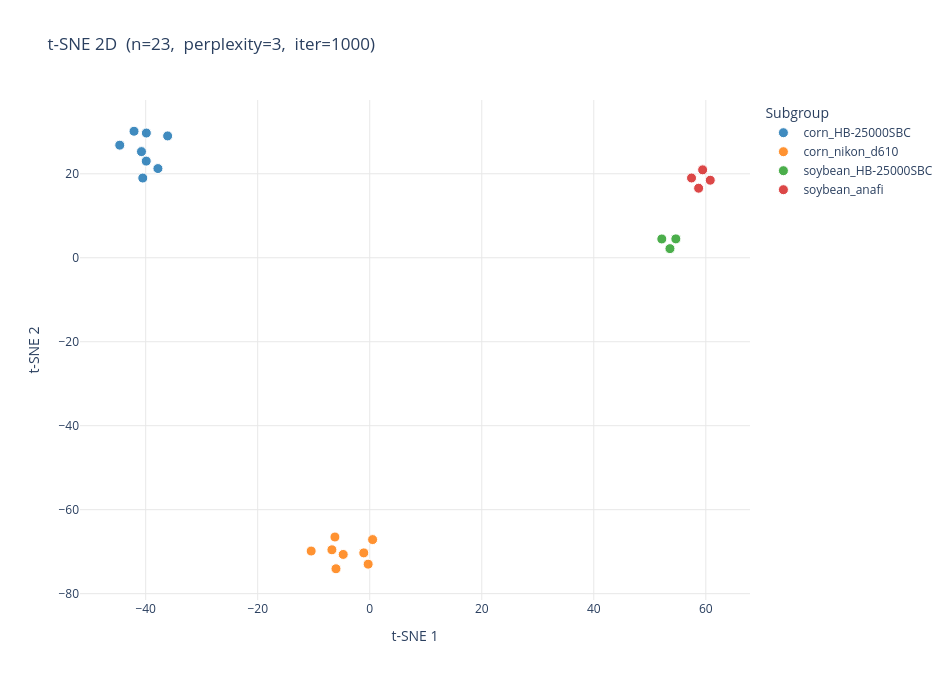

Write notebook code for a chart like this one.
### Markdown cell above
#### t-SNE — 2D

t-SNE preserves local neighborhood structure. Well-separated clusters indicate the model has learned class-discriminative features.

### Code cell
plot_tsne(embeddings, result, output_path=None, dimensions=2)

### Figure 1 — Plotly figure (JSON) as saved in the notebook; plotly's stock layout.template omitted (floating-point values rounded to 4 significant figures)
{"data": [{"hovertemplate": "%{text}<extra>corn_HB-25000SBC</extra>", "marker": {"color": "#1f77b4", "line": {"color": "white", "width": 1}, "opacity": 0.85, "size": 10}, "mode": "markers", "name": "corn_HB-25000SBC", "text": ["images/corn_HB-25000SBC/220622-225403-corn-HB-25000SBC-54e94639.png", "images/corn_HB-25000SBC/220622-225403-corn-HB-25000SBC-af33e7ca.png", "images/corn_HB-25000SBC/220622-225403-corn-HB-25000SBC-fda2adee.png", "images/corn_HB-25000SBC/220622-225404-corn-HB-25000SBC-58235c1f.png", "images/corn_HB-25000SBC/220622-225405-corn-HB-25000SBC-328a4c61.png", "images/corn_HB-25000SBC/220622-225405-corn-HB-25000SBC-68fd040c.png", "images/corn_HB-25000SBC/220622-225405-corn-HB-25000SBC-7a2bde6a.png", "images/corn_HB-25000SBC/220622-225405-corn-HB-25000SBC-a45a936e.png"], "type": "scatter", "x": [-40.52, -39.9, -37.81, -40.75, -39.88, -44.63, -42.08, -36.08], "y": [18.98, 23.01, 21.24, 25.28, 29.7, 26.81, 30.13, 29.01]}, {"hovertemplate": "%{text}<extra>corn_nikon_d610</extra>", "marker": {"color": "#ff7f0e", "line": {"color": "white", "width": 1}, "opacity": 0.85, "size": 10}, "mode": "markers", "name": "corn_nikon_d610", "text": ["images/corn_nikon_d610/190627-090900-corn-nikon_d610-bded43cb.JPG", "images/corn_nikon_d610/190627-090901-corn-nikon_d610-67679dac.JPG", "images/corn_nikon_d610/190627-091105-corn-nikon_d610-8d6b86d0.JPG", "images/corn_nikon_d610/190627-091202-corn-nikon_d610-b7725cb0.JPG", "images/corn_nikon_d610/190627-090803-corn-nikon_d610-84e374af.JPG", "images/corn_nikon_d610/190627-091502-corn-nikon_d610-ba4f7547.JPG", "images/corn_nikon_d610/190627-091503-corn-nikon_d610-e2cc5642.JPG", "images/corn_nikon_d610/190627-091801-corn-nikon_d610-94fd680b.JPG"], "type": "scatter", "x": [0.5127, -6.025, -6.215, -4.736, -0.2828, -10.45, -1.062, -6.753], "y": [-67.13, -74.07, -66.51, -70.66, -72.98, -69.85, -70.29, -69.55]}, {"hovertemplate": "%{text}<extra>soybean_HB-25000SBC</extra>", "marker": {"color": "#2ca02c", "line": {"color": "white", "width": 1}, "opacity": 0.85, "size": 10}, "mode": "markers", "name": "soybean_HB-25000SBC", "text": ["images/soybean_HB-25000SBC/220608-143001-soybeans-HB-25000SBC-37dc1b2c.png", "images/soybean_HB-25000SBC/220608-143001-soybeans-HB-25000SBC-754c6a11.png", "images/soybean_HB-25000SBC/220608-143001-soybeans-HB-25000SBC-8235f317.png"], "type": "scatter", "x": [52.14, 53.6, 54.65], "y": [4.471, 2.169, 4.493]}, {"hovertemplate": "%{text}<extra>soybean_anafi</extra>", "marker": {"color": "#d62728", "line": {"color": "white", "width": 1}, "opacity": 0.85, "size": 10}, "mode": "markers", "name": "soybean_anafi", "text": ["images/soybean_anafi/210625-131202-soybeans-Anafi-fce5a850.JPG", "images/soybean_anafi/210625-131205-soybeans-Anafi-8bc119e3.JPG", "images/soybean_anafi/210625-131303-soybeans-Anafi-614a4aea.JPG", "images/soybean_anafi/210625-131501-soybeans-Anafi-49b5fd6d.JPG"], "type": "scatter", "x": [57.45, 59.43, 60.79, 58.71], "y": [18.99, 20.93, 18.47, 16.56]}], "layout": {"height": 680, "legend": {"font": {"size": 12}, "title": {"text": "Subgroup"}}, "paper_bgcolor": "white", "plot_bgcolor": "white", "title": {"font": {"size": 17}, "text": "t-SNE 2D  (n=23,  perplexity=3,  iter=1000)"}, "width": 950, "xaxis": {"gridcolor": "#e8e8e8", "showgrid": true, "title": {"text": "t-SNE 1"}, "zeroline": false}, "yaxis": {"gridcolor": "#e8e8e8", "showgrid": true, "title": {"text": "t-SNE 2"}, "zeroline": false}}}
